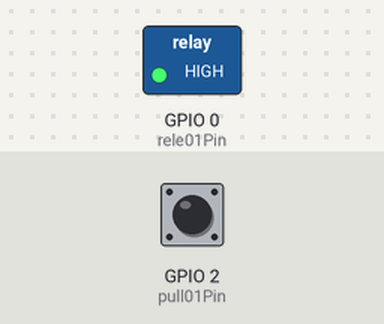
A sketch run on a simulated ESP8266 (NodeMCU). On the bench: switched loads named in the sketch (green lamp = pin HIGH). Inputs (shaded band) come from the test bench; at power-on: GPIO 2 (pull01Pin) HIGH. WiFi joins after 1.5 s; servers stay silent unless stated.

Above: at 3.0 s.
3.1 s: GPIO 2 (pull01Pin) pulled LOW for 0.15 s
At 3.7 s:
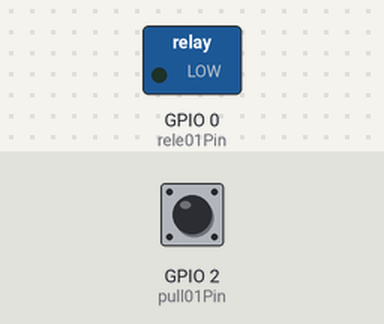
4.7 s: GPIO 2 (pull01Pin) pulled LOW for 1 s
At 6.1 s:
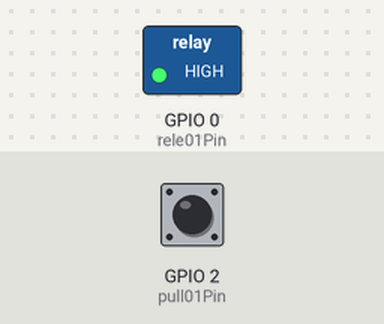
7.2 s: GPIO 2 (pull01Pin) pulled LOW for 3.2 s
At 8.0 s:
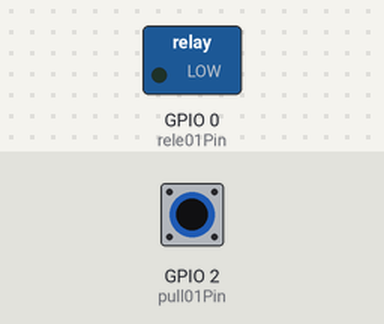
Timing chart, 0 to 10.2 s (numbered marks = the images above; inputs shaded):
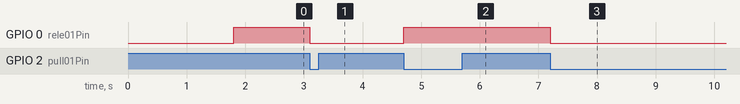

Measured:
- after the input at 3.1 s, GPIO 0 (rele01Pin): HIGH → LOW at once
- after the input at 4.7 s, GPIO 0 (rele01Pin): LOW → HIGH at once
- after the input at 7.2 s, GPIO 0 (rele01Pin): HIGH → LOW at once

The sketch:

x1-Rele.ino
```cpp
/*
 * ESP8266 - ESP01
 * Automacao Lampada
 * Descricao:
 * 01 - Rele - GPIO0
 * 01 - push button - GPIO2
 *
 * Blynk Local Server
 * ip: 10.12.25.100
 * port: 8080
 *
 */
/* Comente esta linha para desabilitar os prints e economizar espaço */
#define BLYNK_PRINT Serial

/* Bibliotecas utilizadas */
#include <ESP8266WiFi.h>
#include <BlynkSimpleEsp8266.h>

BlynkTimer timer; //Objeto do tipo BlynkTimer

const int rele01Pin = 0; // GPIO0
const int pull01Pin = 2; // GPIO2

/*
 * Auth Token for device 'nodeMCU' : 30bf518e8adc40fd95a07b0580554127 off
 * Auth Token for device 'SalaJantar' : amHgvvirpPa2W8buqqfpHoOPFw6ETUjx ok
 * Auth Token for device 'SalaQuadro' : 0dfc04dbc20e4dacbc0eacf687cf6ff7 ok
 * Auth Token for device 'Abajour' : 84f0e039fb194bb39fbccd46445f0a0d ok
 * Auth Token for device 'AquaMonitor' : 8fd1995ccb8a474e93c8b2da35bd6cad Cabo
 * Auth Token for device 'SalaTv' : 15095d1eec9b4119838249da39db9a29 ok
 * Auth Token for device 'Sacada' : 35b9e7df2e824fb49296760d12c22419 ok
 * Auth Token for device 'Irrigacao' : bca20937d3d14fa69d1aeb56b4ddf7d3 ok
 * Auth Token for device 'QuartoHelena' : a5db2034fc474c1d9cb802f416355300 ok
 * Auth Token for device 'CorredorBanho' : 4eb39f6a325746efbb8e10ffbf94e844 ok
 * Auth Token for device 'Grow' : 151be8454b2a4363a0b3716b47a31a14 ok
 */

char auth[] = "bca20937d3d14fa69d1aeb56b4ddf7d3"; // Token fornecido pelo projeto
char ssid[] = "ELYSIUM_AUT"; // SSID da rede WiFi
char pass[] = "Aut@93240364"; // Senha rede WiFi

void checkPhysicalButton(); //Funcao checkPhysicalButton

int rele01State = HIGH; // Estado inicial do Rele 01
int pull01State = HIGH; // Estado inicial do Pulsador 01

void setup(){
  // Debug console
  Serial.begin(9600);
  Blynk.begin(auth, ssid, pass, IPAddress(10,12,25,100), 8080);
  //Blynk.begin(auth, ssid, pass, "dux.casadohobby.com.br", 6008);

  pinMode(rele01Pin, OUTPUT); //Declara GPIO0 como saida
  pinMode(pull01Pin, INPUT_PULLUP); //Declara GPIO2 como entrada e ativa o resistor interno de pull up do esp01
  digitalWrite(rele01Pin, rele01State); //Recebe estado inicial do Rele 01

  timer.setInterval(100L, checkPhysicalButton); // determina o intervalo de atualização dos reles para 1seg
}

BLYNK_CONNECTED(){ // Funcao que verifica a conexao com o servidor
  Blynk.syncVirtual(V3); // Solicita o ultimo estado do pino virtual V3
}

BLYNK_WRITE(V3){ // Funcao que muda o estado do Rele 01 quando o botao no APP e pressionado
  rele01State = param.asInt(); // Variavel recebe e armazena o dado do APP
  digitalWrite(rele01Pin, rele01State); // Altera o estado do Rele 01
}

void loop(){
  timer.run();
  Blynk.run();
}

// Funcao para controle dos reles
void checkPhysicalButton(){
  if (digitalRead(pull01Pin) == LOW){ // Se a leitura do Pulsador 01 for igual a LOW
    if (pull01State != LOW){ // Se o estado do Pulsador 01 for diferente de LOW
      rele01State = !rele01State; // Estado do Rele 01 recebe o estado atual inverso
      digitalWrite(rele01Pin, rele01State); // Alterna o estado atual do Rele 01
      Blynk.virtualWrite(V3, rele01State); // Atualiza no projeto o estado atual do Rele 01
    }
    pull01State = LOW; // Estado do Pulsador 01 recebe LOW
  }
  else{ // senao faz
    pull01State = HIGH; // Estado do Pulsador 01 HIGH
  }
}
```
